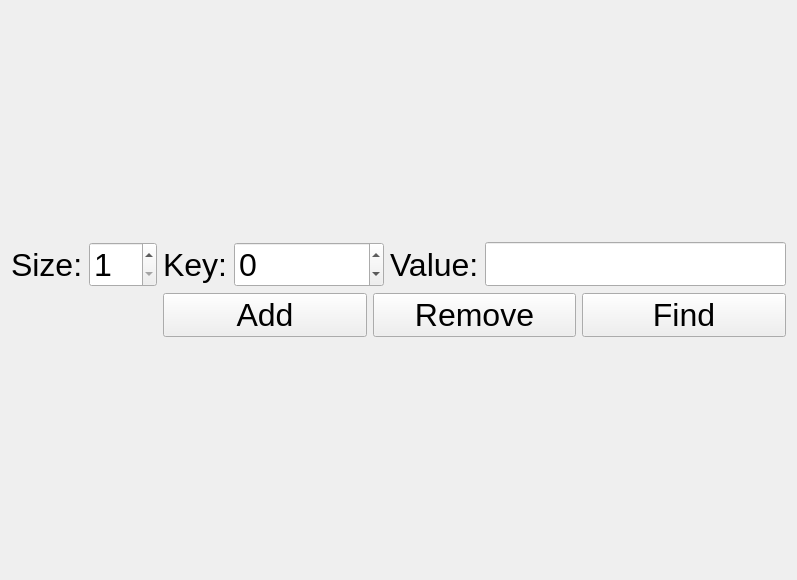
<?xml version="1.0" encoding="UTF-8"?>
<ui version="4.0">
 <class>BaseHashTableWidget</class>
 <widget class="QWidget" name="BaseHashTableWidget">
  <property name="geometry">
   <rect>
    <x>0</x>
    <y>0</y>
    <width>797</width>
    <height>580</height>
   </rect>
  </property>
  <property name="font">
   <font>
    <pointsize>24</pointsize>
   </font>
  </property>
  <property name="windowTitle">
   <string>Widget</string>
  </property>
  <layout class="QVBoxLayout" name="verticalLayout">
   <item>
    <layout class="QGridLayout" name="gridLayout">
     <item row="0" column="0">
      <widget class="QLabel" name="label_size">
       <property name="text">
        <string>Size:</string>
       </property>
      </widget>
     </item>
     <item row="0" column="1">
      <widget class="QSpinBox" name="spinBox_size">
       <property name="minimum">
        <number>1</number>
       </property>
      </widget>
     </item>
     <item row="0" column="2">
      <layout class="QHBoxLayout" name="horizontalLayout_2">
       <item>
        <widget class="QLabel" name="label_key">
         <property name="text">
          <string>Key:</string>
         </property>
        </widget>
       </item>
       <item>
        <widget class="QSpinBox" name="spinBox_key">
         <property name="minimum">
          <number>-999999999</number>
         </property>
         <property name="maximum">
          <number>999999999</number>
         </property>
        </widget>
       </item>
       <item>
        <widget class="QLabel" name="label_value">
         <property name="text">
          <string>Value:</string>
         </property>
        </widget>
       </item>
       <item>
        <widget class="QLineEdit" name="lineEdit_value"/>
       </item>
      </layout>
     </item>
     <item row="1" column="2">
      <layout class="QHBoxLayout" name="horizontalLayout">
       <item>
        <widget class="QPushButton" name="pushButton_add">
         <property name="text">
          <string>Add</string>
         </property>
        </widget>
       </item>
       <item>
        <widget class="QPushButton" name="pushButton_remove">
         <property name="text">
          <string>Remove</string>
         </property>
        </widget>
       </item>
       <item>
        <widget class="QPushButton" name="pushButton_find">
         <property name="text">
          <string>Find</string>
         </property>
        </widget>
       </item>
      </layout>
     </item>
    </layout>
   </item>
  </layout>
 </widget>
 <resources/>
 <connections/>
</ui>
